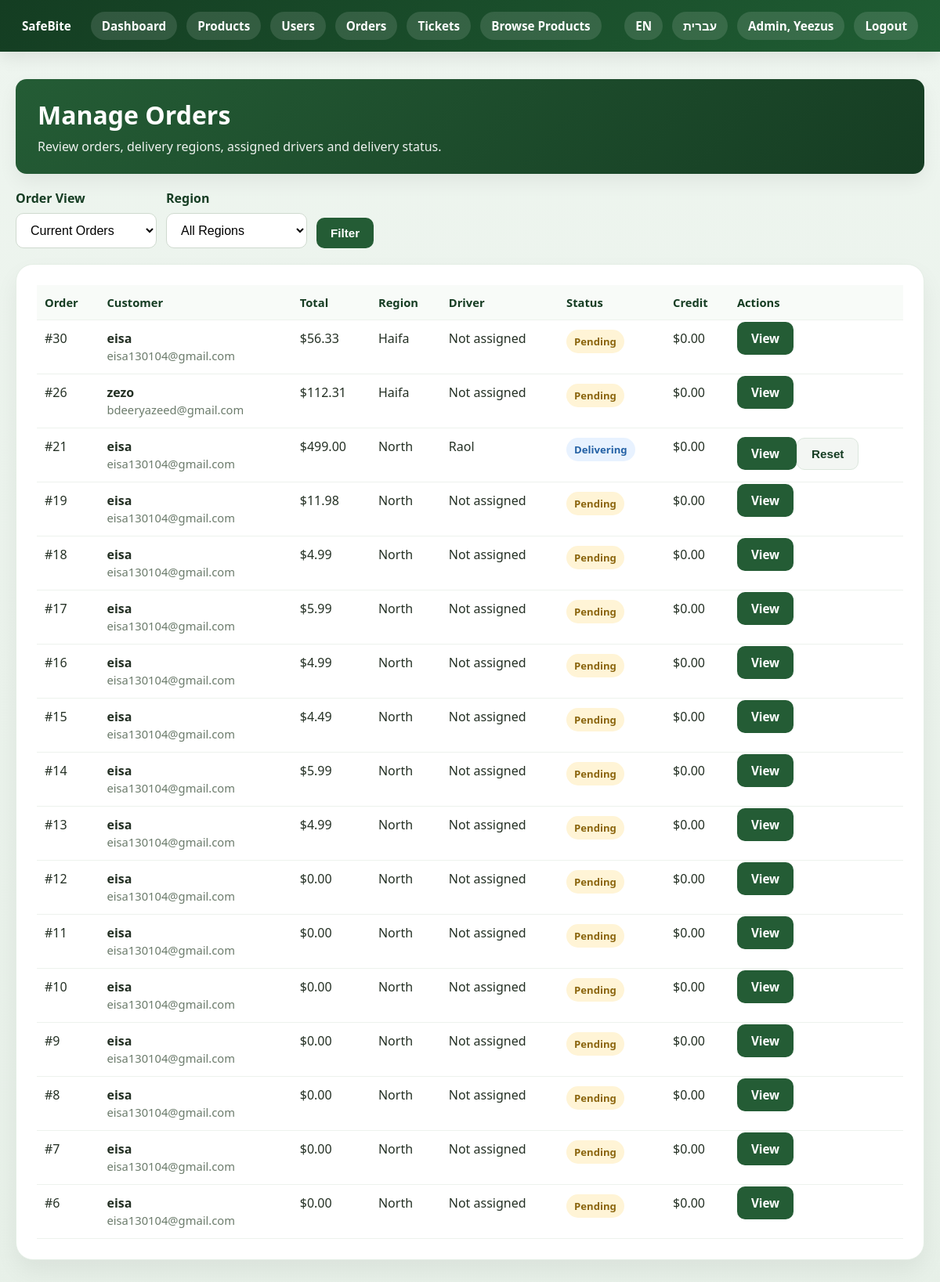
Screenshot of /admin_orders.php (signed in) with the database file from the repository.
### tables this page shows
CREATE TABLE `orders` (
  `id` int(11) NOT NULL,
  `user_id` int(11) DEFAULT NULL,
  `total_price` decimal(10,2) DEFAULT NULL,
  `status` enum('pending','delivering','delivered','cancelled') NOT NULL DEFAULT 'pending',
  `created_at` timestamp NOT NULL DEFAULT current_timestamp(),
  `total_amount` decimal(10,2) NOT NULL DEFAULT 0.00,
  `delivery_address` text DEFAULT NULL,
  `delivery_region` enum('north','haifa','center','jerusalem','south') NOT NULL DEFAULT 'north',
  `delivery_user_id` int(11) DEFAULT NULL,
  `delivery_rate` decimal(5,2) NOT NULL DEFAULT 0.00,
  `delivery_earning` decimal(10,2) NOT NULL DEFAULT 0.00,
  `picked_at` datetime DEFAULT NULL,
  `delivered_at` datetime DEFAULT NULL,
  `cancelled_at` datetime DEFAULT NULL,
  `delivery_date` date DEFAULT NULL,
  `delivery_time` time DEFAULT NULL
);

CREATE TABLE `users` (
  `id` int(11) NOT NULL,
  `username` varchar(50) NOT NULL,
  `email` varchar(100) NOT NULL,
  `password` varchar(255) NOT NULL,
  `role` enum('user','admin','delivery') DEFAULT 'user',
  `delivery_region` enum('north','haifa','center','jerusalem','south') DEFAULT NULL,
  `created_at` timestamp NOT NULL DEFAULT current_timestamp(),
  `failed_attempts` int(11) NOT NULL DEFAULT 0,
  `locked_until` datetime DEFAULT NULL,
  `reset_otp` varchar(6) DEFAULT NULL,
  `otp_expiry` datetime DEFAULT NULL,
  `theme_nav` varchar(10) DEFAULT '#4caf50',
  `theme_bg` varchar(10) DEFAULT '#f9fcf9',
  `theme_image` varchar(255) DEFAULT NULL,
  `total_spent` decimal(10,2) DEFAULT 0.00,
  `total_orders` int(11) DEFAULT 0,
  `name` varchar(255) DEFAULT 'Customer'
);

### db.php (called while the page is built, shortened)
<?php
function tr($english, $hebrew) {
    return $english;
}
function isLoggedIn() {
    if (isset($_SESSION['user_id'])) {
        return true;
    }
    return false;
}
function currentRole() {
    if (isset($_SESSION['role'])) {
        return $_SESSION['role'];
    }
    return '';
}
function isAdmin() {
    if (currentRole() == 'admin') {
        return true;
    }
    return false;
}
function regionLabel($region) {
    if ($region == 'north') {
        return tr('North', 'צפון');
    }
    if ($region == 'haifa') {
        return tr('Haifa', 'חיפה');
    }
    return tr('Not assigned', 'לא הוגדר');
}
?>

### admin_orders.php (the view, shortened to what this page needs)
<?php
require 'db.php';
function getOrders($pdo, $filter, $region) {
    if ($filter == 'current' && $region == 'all') {
        $stmt = $pdo->prepare("SELECT o.*, customer.username, customer.email, driver.username AS driver_username FROM orders o JOIN users customer ON customer.id = o.user_id LEFT JOIN users driver ON driver.id = o.delivery_user_id WHERE o.status = 'pending' OR o.status = 'delivering' ORDER BY o.id DESC");
        $stmt->execute();
        return $stmt->fetchAll();
    }
    $stmt = $pdo->prepare("SELECT o.*, customer.username, customer.email, driver.username AS driver_username FROM orders o JOIN users customer ON customer.id = o.user_id LEFT JOIN users driver ON driver.id = o.delivery_user_id ORDER BY o.id DESC");
    $stmt->execute();
    return $stmt->fetchAll();
}
function adminOrderStatusLabel($status) {
    if ($status == 'pending') return tr('Pending', 'ממתינה');
    if ($status == 'delivering') return tr('Delivering', 'במשלוח');
    return $status;
}
$filter = 'current';
$region_filter = 'all';
$orders = getOrders($pdo, $filter, $region_filter);
$page_language = 'en';
$page_direction = 'ltr';
?>
<!DOCTYPE html>
<html lang="<?= $page_language ?>" dir="<?= $page_direction ?>">
<head>
    <link rel="stylesheet" href="style.css">
</head>
<body class="admin-theme">
<?php include 'navbar.php'; ?>
<div class="admin-page-wrap">
    <div class="admin-header">
        <h1>
            <?= tr('Manage Orders', 'ניהול הזמנות') ?>
        </h1>
        <p>
            <?= tr(
                'Review orders, delivery regions, assigned drivers and delivery status.',
                'צפו בהזמנות, אזורי משלוח, שליחים משויכים ומצב המשלוח.'
            ) ?>
        </p>
    </div>
    <form method="GET" class="filters-row">
        <div class="form-group">
            <label for="filter">
                <?= tr('Order View', 'תצוגת הזמנות') ?>
            </label>
            <select name="filter" id="filter" class="form-control">
                <option
                    value="current"
                    <?php if ($filter == 'current') echo 'selected'; ?>
                >
                    <?= tr('Current Orders', 'הזמנות נוכחיות') ?>
                </option>
            </select>
        </div>
        <div class="form-group">
            <label for="region">
                <?= tr('Region', 'אזור') ?>
            </label>
            <select name="region" id="region" class="form-control">
                <option
                    value="all"
                    <?php if ($region_filter == 'all') echo 'selected'; ?>
                >
                    <?= tr('All Regions', 'כל האזורים') ?>
                </option>
            </select>
        </div>
        <button type="submit" class="btn btn-primary">
            <?= tr('Filter', 'סינון') ?>
        </button>
    </form>
    <div class="admin-panel orders-table-wrap">
        <table>
            <tr>
                <th><?= tr('Order', 'הזמנה') ?></th>
                <th><?= tr('Customer', 'לקוח') ?></th>
                <th><?= tr('Total', 'סה״כ') ?></th>
                <th><?= tr('Region', 'אזור') ?></th>
                <th><?= tr('Driver', 'שליח') ?></th>
                <th><?= tr('Status', 'מצב') ?></th>
                <th><?= tr('Credit', 'קרדיט') ?></th>
                <th><?= tr('Actions', 'פעולות') ?></th>
            </tr>
            <?php foreach ($orders as $order): ?>
                <?php
                $status = $order['status'];
                $driver_name = tr('Not assigned', 'לא משויך');
                if ($order['driver_username'] != null) {
                    $driver_name = $order['driver_username'];
                }
                $order_region = null;
                if ($order['delivery_region'] != null) {
                    $order_region = $order['delivery_region'];
                }
                $delivery_earning = 0;
                if ($order['delivery_earning'] != null) {
                    $delivery_earning = $order['delivery_earning'];
                }
                ?>
                <tr>
                    <td>
                        #<?= $order['id'] ?>
                    </td>
                    <td>
                        <strong>
                            <?= htmlspecialchars($order['username']) ?>
                        </strong>
                        <br>
                        <span class="small-text">
                            <?= htmlspecialchars($order['email']) ?>
                        </span>
                    </td>
                    <td>
                        $<?= number_format($order['total_price'], 2) ?>
                    </td>
                    <td>
                        <?= htmlspecialchars(regionLabel($order_region)) ?>
                    </td>
                    <td>
                        <?= htmlspecialchars($driver_name) ?>
                    </td>
                    <td>
                        <span class="order-status-badge <?= htmlspecialchars($status) ?>">
                            <?= htmlspecialchars(adminOrderStatusLabel($status)) ?>
                        </span>
                    </td>
                    <td>
                        $<?= number_format($delivery_earning, 2) ?>
                    </td>
                    <td>
                        <a
                            href="order_details.php?id=<?= $order['id'] ?>"
                            class="btn btn-primary"
                        >
                            <?= tr('View', 'צפייה') ?>
                        </a>
                        <?php if ($status == 'delivering'): ?>
                            <form
                                method="POST"
                                style="display:inline;"
                                onsubmit="return confirm('Reset this delivery assignment?');"
                            >
                                <button
                                    type="submit"
                                    name="reset_delivery"
                                    class="btn btn-secondary"
                                >
                                    <?= tr('Reset', 'איפוס') ?>
                                </button>
                            </form>
                        <?php endif; ?>
                    </td>
                </tr>
            <?php endforeach; ?>
        </table>
    </div>
</div>
</body>
</html>

### navbar.php (shortened to what this page needs)
<?php
require_once 'db.php';
$username = '';
if (isset($_SESSION['username'])) {
    $username = $_SESSION['username'];
}
$nav_mode = 'work';
$home_page = 'index.php';
if (isAdmin()) {
    $home_page = 'admin.php?mode=work';
}
?>
<link rel="stylesheet" href="style.css">
<nav class="safebite-nav">
    <a href="<?= $home_page ?>" class="nav-brand">
        SafeBite
    </a>
    <div class="nav-menu" id="navMenu">
        <div class="nav-left">
            <?php if (isLoggedIn() && isAdmin()): ?>
                <?php if ($nav_mode == 'shop'): ?>
                    <a href="index.php" class="nav-pill">
                        <?= tr('Home', 'דף הבית') ?>
                    </a>
                    <a href="cart.php" class="nav-pill">
                        <?= tr('Cart', 'עגלה') ?>
                    </a>
                    <a href="my_orders.php" class="nav-pill">
                        <?= tr('My Orders', 'ההזמנות שלי') ?>
                    </a>
                    <a href="contact.php" class="nav-pill">
                        <?= tr('Contact', 'צור קשר') ?>
                    </a>
                    <a href="admin.php?mode=work" class="nav-pill">
                        <?= tr('Dashboard', 'לוח בקרה') ?>
                    </a>
                <?php else: ?>
                    <a href="admin.php?mode=work" class="nav-pill">
                        <?= tr('Dashboard', 'לוח בקרה') ?>
                    </a>
                    <a href="admin_products.php" class="nav-pill">
                        <?= tr('Products', 'מוצרים') ?>
                    </a>
                    <a href="admin_users.php" class="nav-pill">
                        <?= tr('Users', 'משתמשים') ?>
                    </a>
                    <a href="admin_orders.php" class="nav-pill">
                        <?= tr('Orders', 'הזמנות') ?>
                    </a>
                    <a href="admin_tickets.php" class="nav-pill">
                        <?= tr('Tickets', 'פניות') ?>
                    </a>
                    <a href="index.php?mode=shop" class="nav-pill">
                        <?= tr('Browse Products', 'צפייה במוצרים') ?>
                    </a>
                <?php endif; ?>
            <?php endif; ?>
        </div>
        <div class="nav-right" style="margin-left: 20px;">
            <a href="?lang=en" class="nav-pill">
                EN
            </a>
            <a href="?lang=he" class="nav-pill">
                עברית
            </a>
            <?php if (isLoggedIn()): ?>
                <?php if (isAdmin()): ?>
                    <span class="nav-user">
                        <?= tr('Admin', 'מנהל') ?>,
                        <?= htmlspecialchars($username) ?>
                    </span>
                    <a href="logout.php" class="nav-pill">
                        <?= tr('Logout', 'התנתקות') ?>
                    </a>
                <?php endif; ?>
            <?php endif; ?>
        </div>
    </div>
</nav>

### style.css (style rules this page uses)
:root { --green: #4caf50; --green-dark: #1f5d33; --green-soft: #eef8f0; --white: #ffffff; --bg: #f6fbf7; --text: #243024; --muted: #6b7b6b; --danger: #dc3545; --warning: #ff9800; --shadow: 0 10px 25px rgba(0, 0, 0, 0.06); --radius: 14px; --border: #e4eee5; --shadow-hover: 0 15px 35px rgba(0, 0, 0, 0.12); }
body { margin: 0; font-family: 'Segoe UI', Tahoma, Geneva, Verdana, sans-serif; background: linear-gradient(180deg, #f9fcf9 0%, #f2f8f3 100%); color: var(--text); }
body.admin-theme { --green: #245c35; --green-dark: #163d23; --green-soft: #ecf5ee; background: linear-gradient(180deg, #eef5ef 0%, #e7f0e8 100%); }
a { color: var(--green-dark); text-decoration: none; }
.page-header, .admin-header, .hero { background: linear-gradient(135deg, var(--green) 0%, var(--green-dark) 100%); color: white; border-radius: var(--radius); padding: 24px 28px; box-shadow: var(--shadow); }
.page-header h1, .admin-header h1, .hero h1, .page-header h2, .admin-header h2 { margin: 0 0 8px 0; color: white; }
.page-header p, .admin-header p, .hero p { margin: 0; color: rgba(255,255,255,0.92); }
.form-group { margin-bottom: 18px; }
label { display: block; margin-bottom: 8px; font-weight: 700; color: var(--green-dark); }
.form-control, input[type="text"], input[type="email"], input[type="password"], input[type="number"], select, textarea { width: 100%; box-sizing: border-box; padding: 12px 14px; border-radius: 10px; border: 1px solid #cfdacf; background: white; font-size: 1rem; transition: border-color 0.3s; }
.btn, button, input[type="submit"] { border: none; border-radius: 10px; padding: 11px 18px; cursor: pointer; font-weight: 700; font-size: 0.95rem; transition: 0.2s ease; }
.btn-primary { background: var(--green); color: white; }
.btn-secondary { background: #f3f6f3; color: var(--green-dark); border: 1px solid #dce7dd; }
table { width: 100%; border-collapse: collapse; background: white; }
th, td { padding: 12px 10px; border-bottom: 1px solid #edf2ed; text-align: left; vertical-align: top; }
th { color: var(--green-dark); background: #f8fbf8; font-size: 0.92rem; }
.small-text { color: var(--muted); font-size: 0.92rem; }
.admin-page-wrap, .admin-dashboard-wrap { max-width: 1250px; margin: 35px auto; padding: 0 20px 40px; }
.admin-panel { background: white; border-radius: 22px; padding: 26px; box-shadow: 0 14px 30px rgba(0,0,0,0.06); border: 1px solid #e4eee5; }
.admin-panel table { width: 100%; border-collapse: collapse; }
.safebite-nav { padding: 15px 28px; display: flex; justify-content: space-between; align-items: center; box-shadow: 0 8px 20px rgba(0,0,0,0.08); position: relative; background: linear-gradient(135deg, #2f7d32 0%, #4caf50 100%); }
body.admin-theme .safebite-nav { background: linear-gradient(135deg, #143d22 0%, #1f5d33 100%); }
.nav-brand { color: white; text-decoration: none; font-size: 1.45rem; font-weight: 800 !important; }
.nav-menu { display: flex; justify-content: space-between; width: 100%; align-items: center; }
.nav-left, .nav-right { display: flex; align-items: center; gap: 12px; }
.nav-left { margin-left: 25px; }
.safebite-nav a, .safebite-nav span { color: white; text-decoration: none; font-weight: 600; font-size: 0.95rem; transition: all 0.3s ease; }
.nav-pill, .nav-user { padding: 8px 14px; border-radius: 999px; background: rgba(255,255,255,0.12); }

### admin_orders.php (style rules this page uses)
.filters-row { display: flex; gap: 12px; align-items: end; flex-wrap: wrap; margin: 20px 0; }
.filters-row .form-group { margin: 0; min-width: 180px; }
.orders-table-wrap { overflow-x: auto; }
.order-status-badge { display: inline-block; padding: 6px 10px; border-radius: 999px; font-size: 0.82rem; font-weight: 800; white-space: nowrap; }
.order-status-badge.pending { background: #fff4d6; color: #8b650d; }
.order-status-badge.delivering { background: #e8f2ff; color: #2461a5; }

### rows the page displays
orders: id "30", user.username "eisa", user.email "eisa130104@gmail.com", total_price "56.33", delivery_region "Haifa", driver_name "Not assigned", status "Pending", delivery_earning "0.00"
orders: id "26", user.username "zezo", user.email "bdeeryazeed@gmail.com", total_price "112.31", delivery_region "Haifa", driver_name "Not assigned", status "Pending", delivery_earning "0.00"
orders: id "21", user.username "eisa", user.email "eisa130104@gmail.com", total_price "499.00", delivery_region "North", users.username "Raol", status "Delivering", delivery_earning "0.00"
orders: id "19", user.username "eisa", user.email "eisa130104@gmail.com", total_price "11.98", delivery_region "North", driver_name "Not assigned", status "Pending", delivery_earning "0.00"
orders: id "18", user.username "eisa", user.email "eisa130104@gmail.com", total_price "4.99", delivery_region "North", driver_name "Not assigned", status "Pending", delivery_earning "0.00"
orders: id "17", user.username "eisa", user.email "eisa130104@gmail.com", total_price "5.99", delivery_region "North", driver_name "Not assigned", status "Pending", delivery_earning "0.00"
orders: id "16", user.username "eisa", user.email "eisa130104@gmail.com", total_price "4.99", delivery_region "North", driver_name "Not assigned", status "Pending", delivery_earning "0.00"
orders: id "15", user.username "eisa", user.email "eisa130104@gmail.com", total_price "4.49", delivery_region "North", driver_name "Not assigned", status "Pending", delivery_earning "0.00"
orders: id "14", user.username "eisa", user.email "eisa130104@gmail.com", total_price "5.99", delivery_region "North", driver_name "Not assigned", status "Pending", delivery_earning "0.00"
orders: id "13", user.username "eisa", user.email "eisa130104@gmail.com", total_price "4.99", delivery_region "North", driver_name "Not assigned", status "Pending", delivery_earning "0.00"
orders: id "12", user.username "eisa", user.email "eisa130104@gmail.com", total_price "0.00", delivery_region "North", driver_name "Not assigned", status "Pending", delivery_earning "0.00"
orders: id "11", user.username "eisa", user.email "eisa130104@gmail.com", total_price "0.00", delivery_region "North", driver_name "Not assigned", status "Pending", delivery_earning "0.00"
orders: id "10", user.username "eisa", user.email "eisa130104@gmail.com", total_price "0.00", delivery_region "North", driver_name "Not assigned", status "Pending", delivery_earning "0.00"
orders: id "9", user.username "eisa", user.email "eisa130104@gmail.com", total_price "0.00", delivery_region "North", driver_name "Not assigned", status "Pending", delivery_earning "0.00"
orders: id "8", user.username "eisa", user.email "eisa130104@gmail.com", total_price "0.00", delivery_region "North", driver_name "Not assigned", status "Pending", delivery_earning "0.00"
orders: id "7", user.username "eisa", user.email "eisa130104@gmail.com", total_price "0.00", delivery_region "North", driver_name "Not assigned", status "Pending", delivery_earning "0.00"
orders: id "6", user.username "eisa", user.email "eisa130104@gmail.com", total_price "0.00", delivery_region "North", driver_name "Not assigned", status "Pending", delivery_earning "0.00"

### other values shown
tr('Dashboard', 'לוח בקרה') "Dashboard"
tr('Products', 'מוצרים') "Products"
tr('Users', 'משתמשים') "Users"
tr('Orders', 'הזמנות') "Orders"
tr('Tickets', 'פניות') "Tickets"
tr('Browse Products', 'צפייה במוצרים') "Browse Products"
tr('Admin', 'מנהל') "Admin"
$username "Yeezus"
tr('Logout', 'התנתקות') "Logout"
tr('Manage Orders', 'ניהול הזמנות') "Manage Orders"
tr('Order View', 'תצוגת הזמנות') "Order View"
tr('Region', 'אזור') "Region"
tr('Filter', 'סינון') "Filter"
tr('Order', 'הזמנה') "Order"
tr('Customer', 'לקוח') "Customer"
